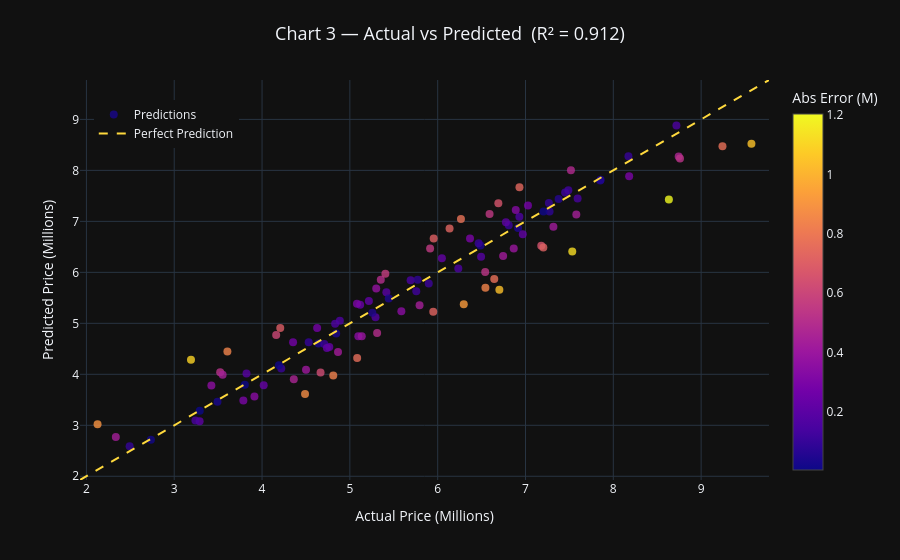

Notebook code cell kept with this figure:
### Code cell
# Chart 3 — Actual vs Predicted Scatter (Random Forest)
y_actual  = np.array(y_test)
y_pred_rf = rf['y_pred']
abs_err   = np.abs(y_actual - y_pred_rf)
pct_err   = abs_err / y_actual * 100

lo = (min(y_actual.min(), y_pred_rf.min()) - 2e5) / 1e6
hi = (max(y_actual.max(), y_pred_rf.max()) + 2e5) / 1e6

fig3 = go.Figure()
fig3.add_trace(go.Scatter(
    x=y_actual/1e6, y=y_pred_rf/1e6, mode='markers',
    marker=dict(color=abs_err/1e6, colorscale='Plasma', showscale=True,
                size=8, opacity=0.8, colorbar=dict(title='Abs Error (M)')),
    customdata=np.stack([abs_err/1e6, pct_err], axis=-1),
    hovertemplate=(
        '<b>Actual:</b>    %{x:.3f}M<br>'
        '<b>Predicted:</b> %{y:.3f}M<br>'
        '<b>Error:</b>     %{customdata[0]:.3f}M (%{customdata[1]:.1f}%)<extra></extra>'
    ),
    name='Predictions'
))
fig3.add_trace(go.Scatter(
    x=[lo,hi], y=[lo,hi], mode='lines',
    line=dict(color=GOLD, width=2, dash='dash'),
    name='Perfect Prediction', hoverinfo='skip'
))
fig3.update_layout(
    template=THEME,
    title=dict(text=f'Chart 3 — Actual vs Predicted  (R² = {rf["R2"]:.3f})',
               font=dict(size=18), x=0.5),
    xaxis=dict(title='Actual Price (Millions)', range=[lo,hi]),
    yaxis=dict(title='Predicted Price (Millions)', range=[lo,hi]),
    height=560, margin=dict(t=80, r=120),
    legend=dict(x=0.02, y=0.95),
)
fig3.show()

### Figure 1 — Plotly figure (JSON) as saved in the notebook; plotly's stock layout.template omitted (floating-point values rounded to 4 significant figures; data arrays with more than 128 entries replaced by an {"elided": "..."} marker saying what was removed)
{"data": [{"customdata": {"elided": "109x2 float values"}, "hovertemplate": "<b>Actual:</b>    %{x:.3f}M<br><b>Predicted:</b> %{y:.3f}M<br><b>Error:</b>     %{customdata[0]:.3f}M (%{customdata[1]:.1f}%)<extra></extra>", "marker": {"color": [0.03172, 0.4717, 0.2973, 1.204, 0.2453, 0.006277, 0.1512, 0.1027, 0.1147, 0.4265, 0.1131, 1.124, 0.232, 0.23, 0.08265, 0.03871, 0.9248, 0.1232, 0.5192, 0.09514, 0.442, 0.5518, 0.1739, 0.7222, 0.8954, 0.2815, 0.2119, 0.5015, 0.5259, 0.1643, 0.3488, 0.8736, 0.7073, 0.1605, 0.2765, 0.1263, 0.6632, 0.03827, 0.7243, 0.1931, 0.7734, 0.3487, 0.162, 0.004665, 0.3912, 0.1171, 0.6286, 0.295, 0.1118, 0.1491, 0.7355, 0.1949, 0.7616, 0.842, 0.7809, 0.04417, 0.4377, 0.4112, 0.427, 0.3033, 0.1446, 0.0985, 0.6581, 0.2194, 0.358, 0.01785, 0.3983, 0.06178, 0.2244, 0.4607, 1.049, 0.5016, 0.2998, 1.042, 0.03802, 0.08227, 0.5536, 0.3325, 0.1871, 0.1614, 0.4216, 0.1619, 0.09472, 0.04665, 0.1046, 0.2043, 0.2334, 0.4405, 0.8472, 1.095, 0.05049, 0.3814, 0.6988, 0.5687, 0.2221, 0.5353, 0.6098, 0.1036, 0.4386, 0.009434, 0.04282, 0.3468, 0.4877, 0.7159, 0.2843, 0.04933, 0.01286, 0.7704, 0.8341], "colorbar": {"title": {"text": "Abs Error (M)"}}, "colorscale": [[0, "#0d0887"], [0.1111, "#46039f"], [0.2222, "#7201a8"], [0.3333, "#9c179e"], [0.4444, "#bd3786"], [0.5556, "#d8576b"], [0.6667, "#ed7953"], [0.7778, "#fb9f3a"], [0.8889, "#fdca26"], [1, "#f0f921"]], "opacity": 0.8, "showscale": true, "size": 8}, "mode": "markers", "name": "Predictions", "type": "scatter", "x": [3.493, 8.744, 6.368, 8.633, 5.117, 3.804, 5.692, 8.172, 7.451, 6.745, 6.809, 7.533, 4.766, 6.048, 5.772, 4.643, 6.297, 7.488, 3.523, 7.266, 7.579, 6.591, 5.292, 5.95, 2.127, 4.627, 3.289, 5.31, 8.759, 4.886, 5.586, 4.49, 5.954, 6.93, 4.353, 5.756, 6.691, 6.488, 6.135, 3.823, 6.644, 5.096, 6.235, 3.291, 5.135, 5.899, 4.666, 8.18, 4.709, 3.242, 6.931, 5.416, 5.083, 3.606, 6.265, 4.844, 2.335, 4.501, 4.865, 5.08, 7.594, 4.531, 7.18, 5.217, 3.423, 2.734, 6.866, 7.377, 4.739, 4.362, 9.573, 5.352, 3.787, 6.702, 7.856, 7.274, 5.914, 6.889, 6.494, 4.832, 7.318, 8.719, 2.492, 6.915, 4.219, 6.777, 4.019, 3.551, 6.544, 3.191, 7.851, 5.3, 4.207, 5.404, 6.969, 6.541, 4.161, 6.466, 5.794, 7.205, 5.443, 3.913, 7.517, 7.203, 7.028, 5.256, 4.193, 9.243, 4.811], "y": [3.461, 8.273, 6.665, 7.429, 5.362, 3.798, 5.843, 8.275, 7.566, 6.319, 6.922, 6.408, 4.534, 6.278, 5.855, 4.604, 5.372, 7.611, 4.042, 7.361, 7.137, 7.143, 5.118, 5.228, 3.022, 4.909, 3.077, 4.809, 8.234, 5.05, 5.238, 3.616, 6.662, 7.091, 4.63, 5.63, 7.354, 6.526, 6.86, 4.016, 5.871, 4.748, 6.073, 3.286, 4.744, 5.782, 4.038, 7.886, 4.597, 3.092, 7.667, 5.611, 4.322, 4.447, 7.046, 4.8, 2.773, 4.09, 4.438, 5.384, 7.449, 4.63, 6.522, 5.436, 3.781, 2.716, 6.468, 7.439, 4.515, 3.901, 8.524, 5.854, 3.487, 5.66, 7.818, 7.192, 6.467, 7.222, 6.307, 4.994, 6.896, 8.881, 2.587, 6.868, 4.114, 6.981, 3.785, 3.992, 5.696, 4.286, 7.801, 5.682, 4.906, 5.973, 6.747, 6.006, 4.771, 6.57, 5.355, 7.195, 5.485, 3.566, 8.005, 6.487, 7.313, 5.206, 4.18, 8.473, 3.977]}, {"hoverinfo": "skip", "line": {"color": "#ffd93d", "dash": "dash", "width": 2}, "mode": "lines", "name": "Perfect Prediction", "type": "scatter", "x": [1.927, 9.773], "y": [1.927, 9.773]}], "layout": {"height": 560, "legend": {"x": 0.02, "y": 0.95}, "margin": {"r": 120, "t": 80}, "title": {"font": {"size": 18}, "text": "Chart 3 — Actual vs Predicted  (R² = 0.912)", "x": 0.5}, "xaxis": {"range": [1.927, 9.773], "title": {"text": "Actual Price (Millions)"}}, "yaxis": {"range": [1.927, 9.773], "title": {"text": "Predicted Price (Millions)"}}}}
